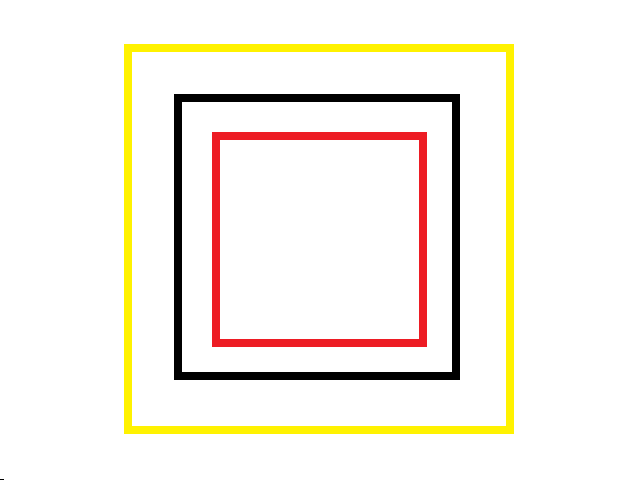
//> input picture learning opencv practice/6_10/1.bmp, 640 x 480 px
$ ./6_10   (built with g++ and OpenCV 4)
//> lines starting //> are read from the running program, lines starting //| are printed output that depends on the picture
#include<cv.h>
#include<highgui.h>

using namespace cv;

int main(int argc, char* argv[])
{
    IplImage* img = cvLoadImage("1.bmp");
//> img is the input picture: 480 rows x 640 cols, CV_8UC3; mean B, G, R 232.7, 242.2, 247.2
    cvShowImage("src",img);
    int w = img->width;
//> w = 640
    int h = img->height;
//> h = 480

    IplImage* dst = cvCreateImage(cvGetSize(img),img->depth,img->nChannels);
    cvLogPolar(img, dst,Point(w/2,h/2),60);
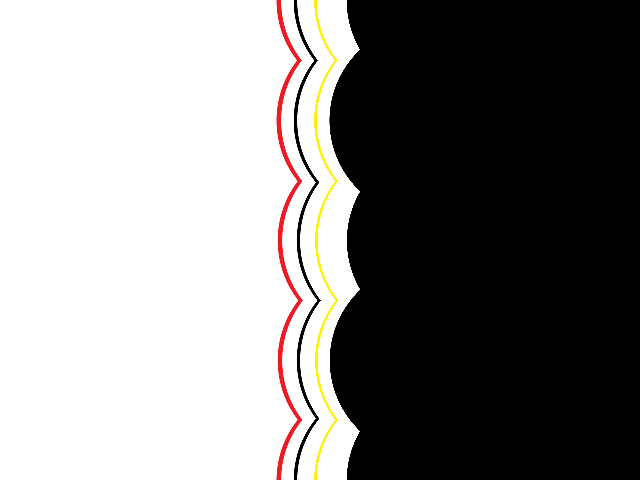
//> dst: 480 rows x 640 cols, CV_8UC3; mean B, G, R 133.1, 134, 135.6
    cvShowImage("dst",dst);

    IplImage* img2 = cvLoadImage("2.bmp");
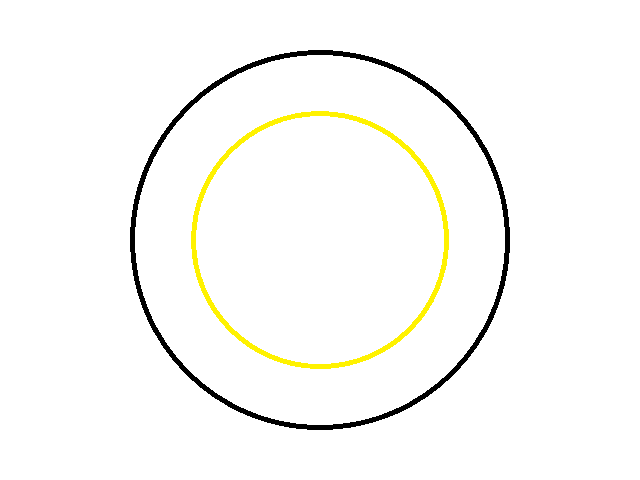
//> input picture learning opencv practice/6_10/2.bmp, 640 x 480 px
//> img2 is the input picture: 480 rows x 640 cols, CV_8UC3; mean B, G, R 246.9, 250, 250.1
    cvShowImage("src1",img2);
    int w1 = img2->width;
//> w1 = 640
    int w2 = img2->height;
//> w2 = 480

    IplImage* dst2 = cvCreateImage(cvGetSize(img2),img2->depth,img2->nChannels);
    cvLogPolar(img2,dst2,Point(0,0),60);
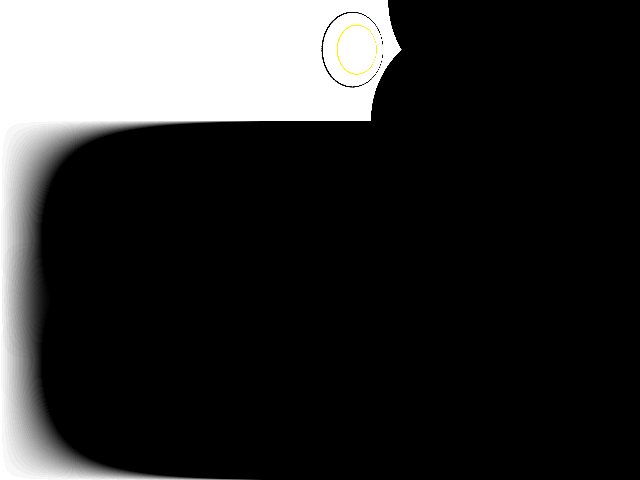
//> dst2: 480 rows x 640 cols, CV_8UC3; mean B, G, R 49.2, 49.3, 49.3
    cvShowImage("dst2",dst2);


    IplImage* img3 = cvLoadImage("2.bmp");
    //cvShowImage("src1", img3);
    //int w1 = img2->width;
    //int w2 = img2->height;

    IplImage* dst3 = cvCreateImage(cvGetSize(img2), img2->depth, img2->nChannels);
    cvLogPolar(img3, dst3, Point(160, 336), 60);
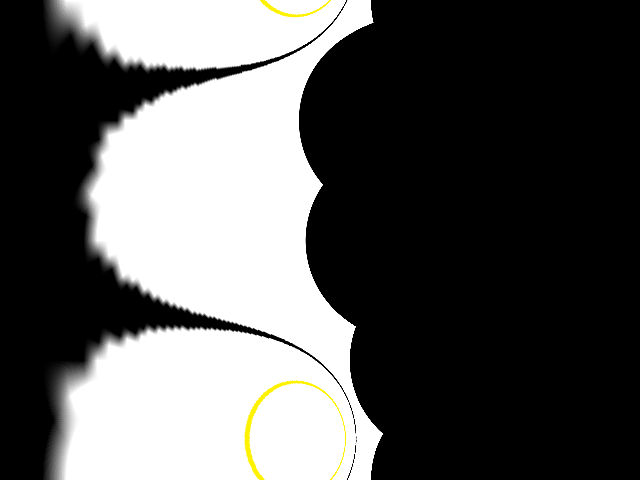
//> dst3: 480 rows x 640 cols, CV_8UC3; mean B, G, R 89.3, 90.1, 90.1
    cvShowImage("dst3", dst3);

    waitKey();
    return 0;
}
